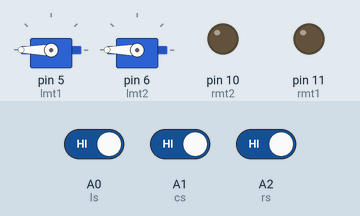
The sketch below on a simulated Arduino Uno, built with avr-gcc and run on an emulated ATmega328P. On the bench: 2 × servo, output pins drawn as LEDs (lit = HIGH). The test bench sets the inputs (shaded band); at power-on: A0 (ls) HIGH, A1 (cs) HIGH, A2 (rs) HIGH.

Above: at 1.2 s.
1.3 s: A0 (ls) driven LOW and A1 (cs) driven LOW
At 2.3 s:
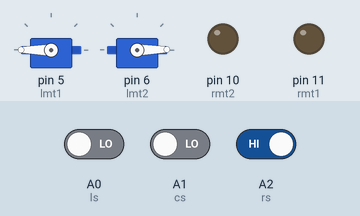
2.8 s: A0 (ls) driven HIGH
At 3.4 s:
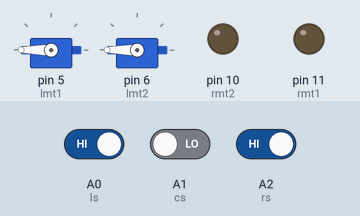
4.3 s: A2 (rs) driven LOW
At 4.6 s:
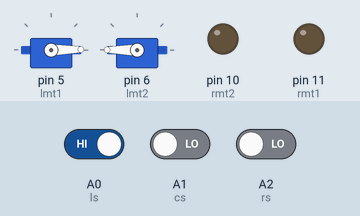
5.8 s: A2 (rs) driven HIGH
At 6.9 s:
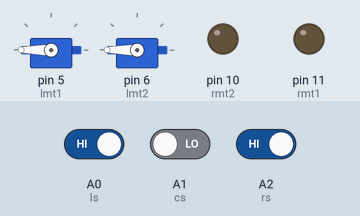
Timing chart, 0 to 8.3 s (numbered marks = the images above; inputs shaded):
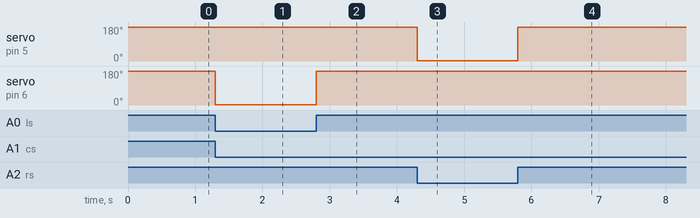

Measured:
- after the input at 1.3 s, servo on pin 6 (lmt2): 180° → 1° at once
- after the input at 2.8 s, servo on pin 6 (lmt2): 1° → 180° at once
- after the input at 4.3 s, servo on pin 5 (lmt1): 180° → 1° at once
- after the input at 5.8 s, servo on pin 5 (lmt1): 1° → 180° at once

The sketch:

saber_obstacle_follower.ino
```cpp
#include <Servo.h>
Servo s1;
Servo s2;
int lmt1=5,lmt2=6,rmt1=11,rmt2=10;
int ls=A0;
int cs=A1;
int rs=A2;
int lsv;
int csv;
int rsv;
  void setup()
{
  s1.attach(5);
  s2.attach(6);
  Serial.begin(9600);
  pinMode(ls,INPUT);
  pinMode(cs,INPUT);
  pinMode(rs,INPUT);
  pinMode(lmt1,OUTPUT);
  pinMode(lmt2,OUTPUT);
  pinMode(rmt1,OUTPUT);
  pinMode(rmt2,OUTPUT);
}
void loop()
{
  lsv=digitalRead(ls);
  csv=digitalRead(cs);
  rsv=digitalRead(rs);
  if(lsv==LOW&&csv==LOW&&rsv==LOW)
  {
    forward();
  }
  else if(lsv==HIGH&&csv==LOW&&rsv==LOW)
  {
    left();
  }
  else if(lsv==LOW&&csv==LOW&&rsv==HIGH)
  {
    right();
  }
  else if(lsv==LOW&&csv==HIGH&&rsv==LOW)
  {
    forward();
  }
  else if(lsv==HIGH&&csv==HIGH&&rsv==LOW)
  {
    forward();
  }
  else if(lsv==LOW&&csv==HIGH&&rsv==HIGH)
  {
    forward();
  }
  else if(lsv==HIGH&&csv==LOW&&rsv==HIGH)
  {
    forward();
  }
   else if(lsv==HIGH&&csv==HIGH&&rsv==HIGH)
  {
    forward();
  }
  }
  void forward()
{
 s1.write(180);
 s2.write(180);
}
    void left()
 {
 s1.write(1);
 s2.write(180);
 }
  void right()
{
 s1.write(180);
 s2.write(1);
}
 void back()
{
 s1.write(1);
 s2.write(1);
}
 void Stop()
{
 s1.write(94);
 s2.write(94);
}
```
